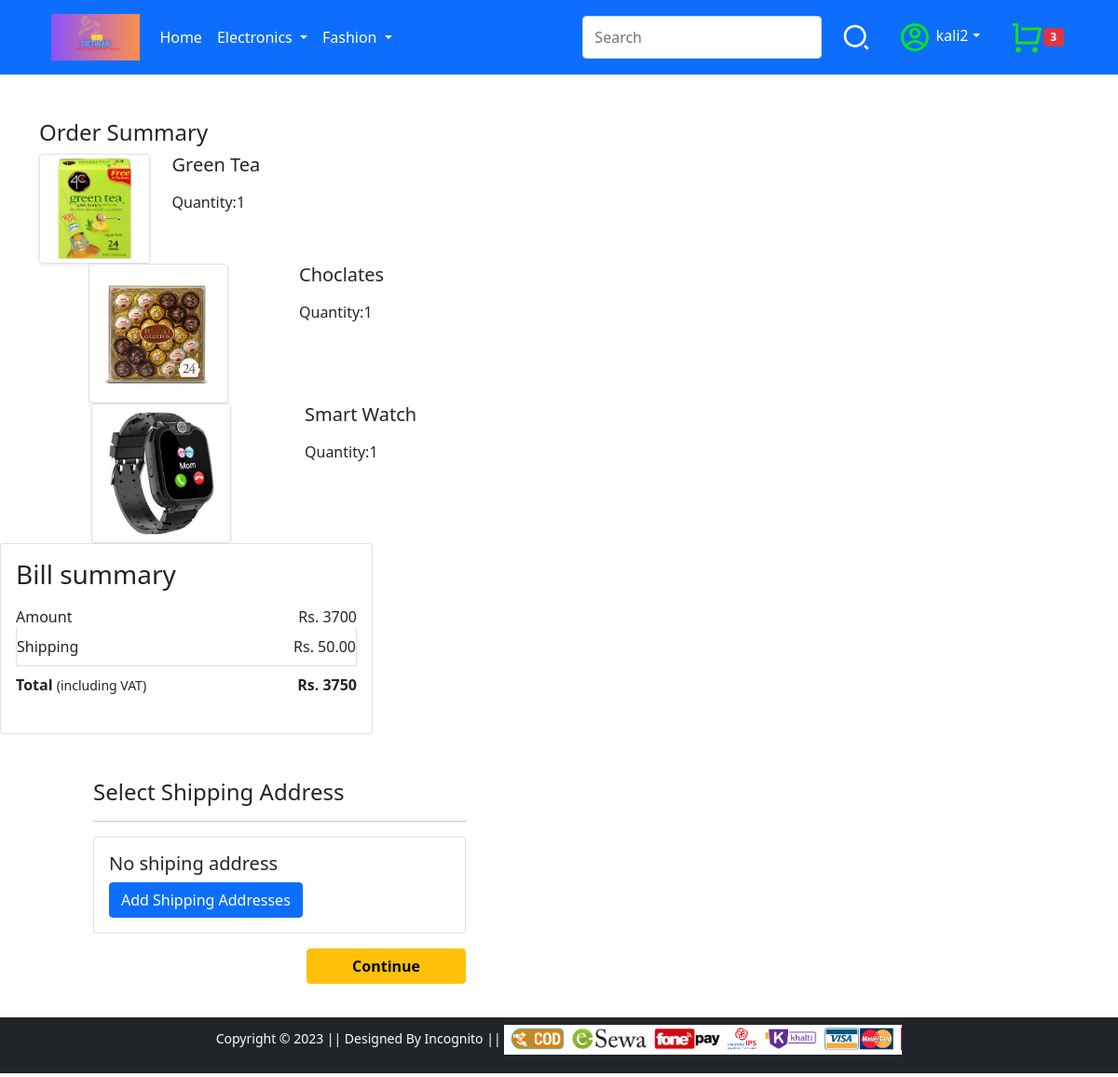
Before: /checkout/ (signed in) with the older database file.
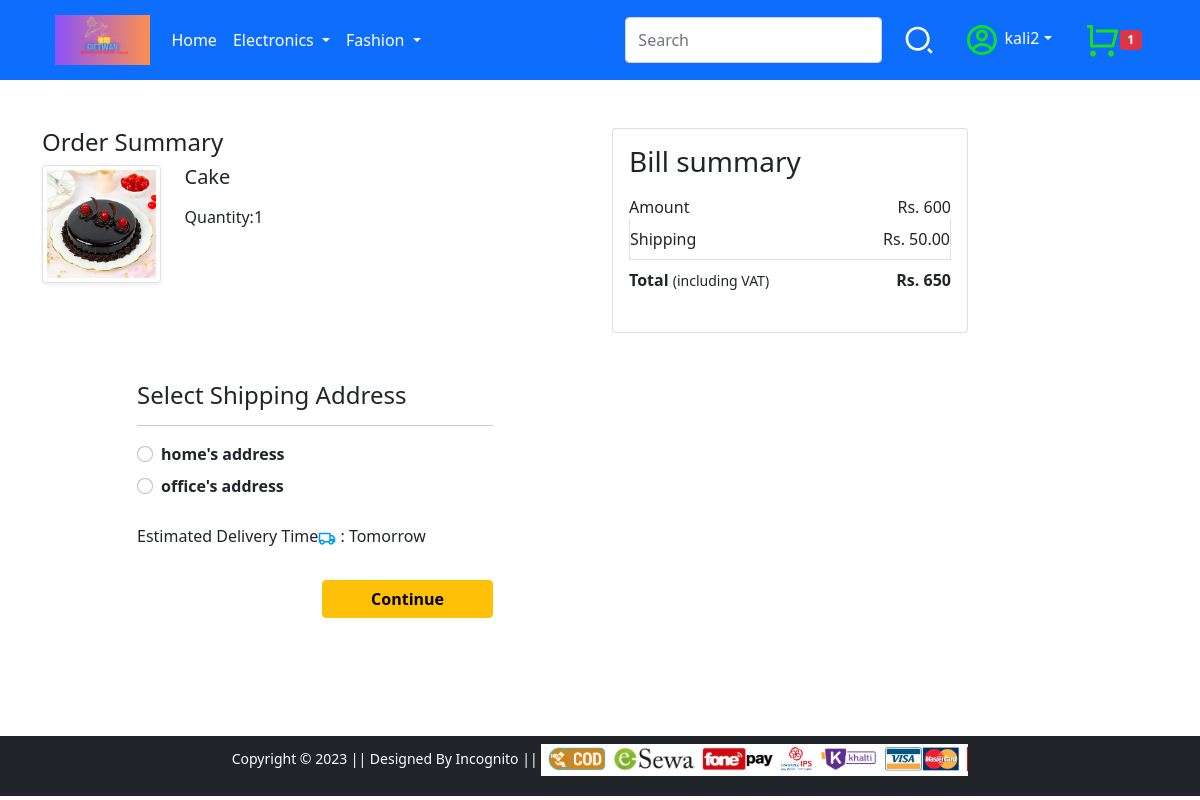
After: the same page with the newer database file.
### app/models.py (models this page shows, shortened)
class wishlist(models.Model):
    user = models.ForeignKey(User,on_delete=models.CASCADE)
    product = models.ForeignKey(item, on_delete=models.CASCADE)
    quantity = models.IntegerField(default = 1)

class item(models.Model):
    name = models.CharField(max_length=56,default = None)
    description = models.CharField(max_length=500,default = " Good quality product")
    image = models.ImageField(upload_to=upload_path)
    price = models.IntegerField()
    offer_price = models.IntegerField(default=0)
    category = models.CharField(choices=categories,max_length=20)
    id = models.AutoField(primary_key=True)

class customer(models.Model):
    user = models.ForeignKey(User,on_delete=models.CASCADE)
    name = models.CharField(max_length=50)
    main_address = models.CharField(max_length=200)
    street_address= models.CharField(max_length=200)
    additional_address = models.CharField(max_length=200)
    country = models.CharField(max_length=20 , default='unknown')
    phone_number = models.IntegerField(validators=[MaxValueValidator(9999999999),MinValueValidator(9000000000)])

### app/views.py (the view, shortened to what this page needs)
# urls.py: path('checkout/', views.checkout, name='checkout'),
def checkout(request):
    price,cart_items = update_price(request)
    shipping_addresses = customer.objects.filter(user=request.user)
    price,cart_items = update_price(request)
    return render(request, 'app/checkout.html',{'cart_items': cart_items, 'shipping_addresses': shipping_addresses,'price': price,'total':price+50})

### app/context_processors.py (called while the page is built)
def common_data(request):
    if request.user.is_authenticated:
        cart_list = wishlist.objects.filter(user=request.user)
        nocart = len(cart_list)
    else:
        nocart = 0
    return{'nocart':nocart}

def delivery_time(request):
    utc_time = datetime.today()
    nepal_time = utc_time + timedelta(seconds=5*60*60+45*60)
    if int(nepal_time.strftime('%H')) < 16:
        delivery_time = 'Today'
    else:
        delivery_time = 'Tomorrow'
    return {'delivery_time':delivery_time}

### app/views.py (called while the page is built)
def update_price(request):
    user = request.user
    cart_items = wishlist.objects.filter(user=user)
    price = 0
    for cart_item in cart_items:
        price += int(cart_item.product.price) * int(cart_item.quantity)
    return price, cart_items

### app/templates/app/checkout.html (shortened to what this page needs)
{% extends 'app/base.html' %}
{% load static %}
{% block main-content %}
<div class="container">
 <div class="row mt-5">
  <div class="col-sm-6">
    <h4>Order Summary</h4>
      {% if cart_items %}
    {% for item in cart_items %}
    <div class="row">
     <div class="col-sm-3 text-center align-self-center"><img src="/media/{{item.product.image}}" alt="" srcset="" class="img-fluid img-thumbnail shadow-sm" height="150" width="150"> </div>
     <div class="col-sm-9">
      <div>
        <h5>{{item.product.name}}</h5>
       <div class="my-3">
        <label for="quantity">Quantity:{{item.quantity}}</label>
       </div>
         </div></div></div></div>
{% endfor %}
    <div class="col-sm-4">
      <div class="card">
       <div class="card-body">
         <h3>Bill summary</h3>
         <ul class="list-group">
          <li class="list-group-item d-flex justify-content-between align-items-center border-0 px-0 pb-0">Amount<span id="amount">Rs. {{price}}</span></li>
          <li class="list-group-item d-flex justify-content-between align-items-center px-0">Shipping<span>Rs. 50.00</span></li>
          <li class="list-group-item d-flex justify-content-between align-items-center border-0 px-0 mb-3">
           <div>
              <strong>Total</strong> <small>(including VAT)</small>
            </div>
            <span><strong id="total">Rs. {{total}}</strong></span>
          </li>
         </ul>
        </div></div></div>
  <div class="col-sm-4 offset-sm-1">
    <br><br>
    <h4>Select Shipping Address</h4>
    <hr>
    <form action="" method="POST">
      {% if shipping_addresses %}
      {% for address in shipping_addresses %}
          <div class="form-check mt-2">
          <input class="form-check-input" type="radio" value="{{address.id}}" name="add">
          <label class="form-check-label fw-bold" for="{{address.id}}">
            {{address.name}}'s address </label>
          </div>
        {% endfor %}
        <br>
        <p> Estimated Delivery Time
          : {{delivery_time}}</p>
        {% else %}
        <div class="card">
          <div class="card-body">
        <h5> No shiping address</h5>
        <a href="/profile" class="btn btn-primary"> Add Shipping Addresses</a>
        </div></div>
        {%endif %}
        <div class="text-end">
          <button type="submit" class="btn btn-warning mt-3 px-5 fw-bold">Continue</button>
        </div>
        {% endif %}
      </form>
    </div>
  </div>
</div>
{% endblock main-content %}

### app/templates/app/base.html (shortened to what this page needs)
<!doctype html>
{% load static %}
<html lang="en">
  <head>
    <link href="https://cdn.jsdelivr.net/npm/bootstrap@5.0.0-beta1/dist/css/bootstrap.min.css" rel="stylesheet">
    <link rel="stylesheet" href="{% static 'app/css/owl.carousel.min.css' %}">
    <link rel="stylesheet" href="{% static 'app/css/all.min.css' %}">
    <link rel="stylesheet" href="{% static 'app/css/style.css' %}">
  </head>
  <body>
    <nav class="navbar navbar-expand-lg navbar-dark bg-primary">
     <div class="container">
       <a class="btn -btn-outline-primary " href="/"><img src="{% static 'app/images/logo2.png'%}" alt="" clas="img-fluid " height="50px" ></a>
       <div class="collapse navbar-collapse" id="navbarSupportedContent">
         <ul class="navbar-nav me-auto mb-2 mb-lg-0">
           <li class="nav-item">
             <a class="nav-link active" aria-current="page" href="/">Home</a>
           </li>
           <li class="nav-item dropdown">
             <a class="nav-link dropdown-toggle text-white" href="#" id="electronicsDropdown" role="button" data-bs-toggle="dropdown" aria-expanded="false">
               Electronics
             </a>
           </li>
           <li class="nav-item dropdown">
             <a class="nav-link dropdown-toggle text-white" href="#" id="fashionDropdown" role="button" data-bs-toggle="dropdown" aria-expanded="false">
               Fashion
             </a>
           </li>
         </ul>
         <form class="d-flex" action="{% url 'searchresult'%}">
           <input class="form-control me-2" type="search" placeholder="Search" aria-label="Search" name="search">
           <button class="btn" type="submit">
           </button>
         </form>
         <div>
          <ul class="navbar-nav me-auto mb-2mb-lg-0">
           <li class="nav-item dropdown mx-2">
            {% if request.user.is_authenticated %}
              <a class="nav-link dropdown-toggle text-white" href="#" id="profileDropdown" role="button" data-bs-toggle="dropdown" aria-expanded="false">
              {{request.user}}</a>
            </li>
            <li class="nav-item mx-2" id="image">
             <a href="{% url 'cart' %}" class="nav-link ">
              <span class="badge bg-danger">{{nocart}}</span></a>
            {% endif %}
          </ul>
         </div>
       </div>
     </div>
    </nav>
    {% block main-content %} {% endblock main-content %}
    <footer class="container-fluid bg-dark text-center p-2 mb-1 ">
        <small class="text-white">Copyright &copy; 2023 || Designed By Incognito || </small>
        <img src="{% static 'app/images/payment.png' %}" alt="" srcset="" class="img-fluid" height="2px">
    </footer>
  </body>
</html>

Changed rows visible on the page:
removed wishlist: product.image (picture), product.name "Green Tea", quantity "1"
removed wishlist: product.image (picture), product.name "Choclates", quantity "1"
removed wishlist: product.image (picture), product.name "Smart Watch", quantity "1"
added wishlist: product.image (picture), product.name "Cake", quantity "1"
added customer: name "home"
added customer: name "office"
Other visible differences:
{{ nocart }}: "3" → "1"
{{ price }}: "3700" → "600"
{{ total }}: "3750" → "650"
{{ delivery_time }}: (not shown) → "Tomorrow"
text no longer shown: "No shiping address Add Shipping Addresses"
text now shown: "Estimated Delivery Time :"
